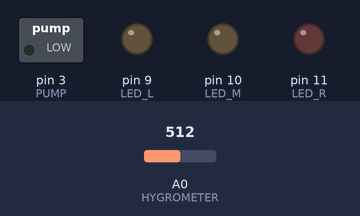
Bench run of a sketch on a simulated Arduino Nano, built with avr-gcc and run on an emulated ATmega328P. Shown: switched loads named in the sketch (green lamp = pin HIGH), output pins drawn as LEDs (lit = HIGH). The test bench sets the inputs (shaded band); at power-on: A0 (HYGROMETER) = 512.

Above: at 0.1 s.
At 6.1 s:
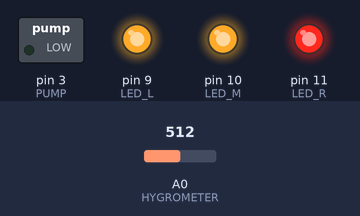
Timing chart, 0 to 7.6 s (numbered marks = the images above):
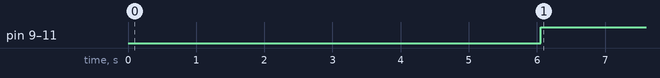

The sketch:

auto_plant.ino
```cpp
/* \\==========================//
 * // Josh Watson              \\
 * \\ Automated Plant Workshop //
 * // UNB Makerspace Club      \\
 * \\==========================// */

// For running debug test code
bool debug = false;


/* Defining pins we'll be using on the Arduino Nano
   These are the ports that will be controlling our pump and lights
   Along with the hygrometer (moisture sensor)*/

#define PUMP 3 // hooked up to transistor/mosfet

#define HYGROMETER A0 // hygrometer

#define LED_L 9  // Left Section of the LEDs
#define LED_M 10 // Middle section of LEDs
#define LED_R 11 // Right section of LEDs

#define SENSOR_PWR 2 // turns the sensor on/off when not in use to save power and avoid oxidization of the leads

const unsigned int t1m = 60000; // One minute in milliseconds


/* Here is where you modified values depending on what kind of plant you want to grow */

int WATER_TIME = 2000; // time that the pump is on in ms
int h2o_goal = 642; // this is how moist you want the soil to be for the plant
int h2o_val = 1024; // Initializing this to the wettest setting so the pump doesn't turn on if something isn't working


/* This code is just setting some variable and function names that will be used later */

void water();
void light();
uint16_t h2o_readings[60] = {0};
unsigned long pump_time = 0; // Time since the pump last turned on (to prevent it from turning on too often)

// Can use current time minus this to get the time it's been off

unsigned long light_time = 0; // used to track how long the light has been on for
unsigned long h24 = 8.64e7; // 24 h hours in ms
unsigned long day = 4.32e7; // duration for the light to be on in 12 h = 43200000 ms

unsigned long previous_ms = millis();


void setup() {
  pinMode(PUMP, OUTPUT);
  pinMode(SENSOR_PWR, OUTPUT);
  pinMode(LED_L, OUTPUT);
  pinMode(LED_M, OUTPUT);
  pinMode(LED_R, OUTPUT);

  if(debug){Serial.begin(9600);}
}


void loop() {
  // First we grab the current time as we'll be making comparisons against it layer
  unsigned long current_ms = millis();

  // Initializing how moist the soil is to 0 (dry)
  h2o_val = 0;


  // Takes a reading every 0.1 s over 6 seconds
  // This is to smooth any perturbences in the readings that might cause a false trigger
  for(int i = 0 ; i < 60 ; i++){
    int reading = analogRead(HYGROMETER);
    h2o_readings[i] = reading;
    h2o_val += reading;
    delay(100);
  }

  h2o_val = h2o_val/60; // mean of all the readings

  if(debug){Serial.println(h2o_val);}

  // Light timing control
  if( light_time < day ) // if it's daytime and we haven't hit our light goal then turn on lights
      light_on();

  else if( (light_time - previous_ms) >= h24 ) // If the light has been on for over 24 hours reset it
        light_time = 0;

  else{ // night time
      light_off();
      light_time = millis();
    }

  // Pump timing control
  // Checks if soil is wet enough and if it's been longer than 1 min since last watered

  if( h2o_val > h2o_goal){ // && (( millis() - pump_time) > t1m) ){

      if( digitalRead(LED_L) || digitalRead(LED_M) || digitalRead(LED_R)  ){  // if the lights are one turn them off before watering
        light_off(); // turn the lights off so the pump can draw enough power
        water(); // turn on the pump and water the plant for WATER_TIME amount of ms
        light_on(); // lastly turn the lights back on
      }
      else{ water(); }
    //  delay(10*t1m);
  } // if hygrometer check

  if( (millis() - previous_ms) > h24 ) { previous_ms = millis(); }

  // delay(600000); // wait for 10 minute before running through the loop again

} // loop()


/* Functions */
void water(){
  delay(50);
  digitalWrite(PUMP, HIGH);
  delay(WATER_TIME); // pumps water for n seconds

  //while( analogRead(HYGROMETER) >= ( h2o_val - 100 ) ){
    // loops until the soil value raises to the desired level -24 to account for saturation time }
    //delay(100);
    //if(debug){Serial.println(h2o_val);} }

  digitalWrite(PUMP, LOW);
  delay(50);
  pump_time = millis();
}


void light_on(){
  delay(50);
  digitalWrite(LED_L, HIGH);
  digitalWrite(LED_M, HIGH);
  digitalWrite(LED_R, HIGH);
  light_time = millis();
  delay(50);
} // light()


void light_off(){
  delay(50);
  digitalWrite(LED_L, LOW);
  digitalWrite(LED_M, LOW);
  digitalWrite(LED_R, LOW);
  delay(50);
}
```

Measured:
- by itself, pin 9 (LED_L), pin 10 (LED_M), pin 11 (LED_R): LOW → HIGH at 6.1 s
